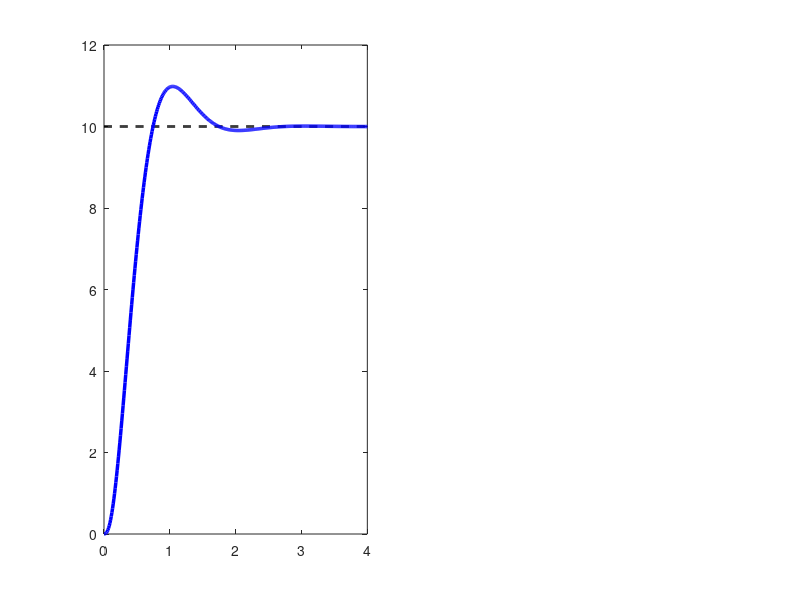

Recreate this plot in MATLAB. (Note: this script raises an error after producing the figure.)
% =========================================================================
% Cap. 07 — ASIGNACIÓN DE POLOS EN DOMINIO Z (3x3, planta real)
% -------------------------------------------------------------------------
% Propósito  : Asignar polos por realimentación de estados sobre el
%              modelo discreto 3x3 del motor real (vía c2d/ZOH), calcular
%              K_z con `place` y pre-compensar con K_dc. Listo para
%              portar a un microcontrolador.
% Aplicación : Motor BDC, salida = posición angular θ, C = [0 0 1].
% Parámetros : Planta real (Ra=11, La=0.008, Kb=0.0014, Je=7.56e-4, Be=1e-5).
% Muestreo   : Ts = 10 ms.
% Entradas   : Mp, tp, Ts, Ref_grados (referencia en grados → rad).
% Salidas    : K_z, K_dc, polos LC en z, figura con respuesta al escalón
%              + esfuerzo de control + plano z.
% Doc        : docs/07_control_estados_digital.md
% -------------------------------------------------------------------------
% LEYENDA DE IMPLEMENTACIÓN
%   [PC]  : se ejecuta off-line en MATLAB (diseño/sintonía/validación).
%   [MCU] : pertenece al algoritmo que corre en el microcontrolador a
%           cada interrupción de muestreo (cada Ts segundos).
%
% Constantes [PC] que se compilan dentro del [MCU]: Kz (1x3) y Kdc.
% En cada ISR el microcontrolador ejecuta:
%   [MCU]  x[k] = leer_estados();                 % (ia, w, theta)
%   [MCU]  u[k] = -Kz*x[k] + Kdc*r[k];            % ley de control
%   [MCU]  u[k] = saturar(u[k], Umin, Umax);
%   [MCU]  aplicar_PWM(u[k]);
% =========================================================================

clear; clc; close all;

disp('=========================================================================');
disp('   Diseño de Control Moderno Digital: Asignación de Polos en Dominio Z   ');
disp('=========================================================================');

%% 1. ESPECIFICACIONES DE DISEÑO Y MUESTREO
% Parámetros configurables por el usuario / ingeniero
Mp = 0.10;         % Sobreimpulso máximo (Ej: 0.40 = 40%)
tp = 1;           % Tiempo pico deseado (s)
Ts = 0.01;         % Tiempo de muestreo: 10 ms
Ref_grados = 10;   % Ángulo objetivo en estado estacionario (Grados)

Ref_rad = deg2rad(Ref_grados); % Conversión obligatoria al SI para la matemática

fprintf('--- 1. Especificaciones ---\n');
fprintf('Sobreimpulso (Mp) : %.0f%%\n', Mp*100);
fprintf('Tiempo pico (tp)  : %.4f s\n', tp);
fprintf('Tiempo de muestreo: %.3f s\n', Ts);
fprintf('Objetivo (Ref)    : %.2f Grados (%.4f Radianes)\n\n', Ref_grados, Ref_rad);

%% 2. MODELO DE LA PLANTA (CONTINUO -> DISCRETO)
% Parámetros físicos
Ra = 11; La = 0.008; Kb = 0.0014; Je = 0.000756; Be = 0.00001;

A = [-Ra/La, -Kb/La,  0 ; 
      Kb/Je, -Be/Je,  0 ;
          0,      1,  0 ]; 

B = [1/La ; 0 ; 0 ];
C = [0, 0, 1];   % ¡Ojo! Solo medimos la posición (Estado 3)
D = 0;

sys_c = ss(A, B, C, D);

% Discretización exacta (ZOH)
sys_d = c2d(sys_c, Ts, 'zoh');

Ad = sys_d.A;  
Bd = sys_d.B;  
Cd = sys_d.C;
Dd = sys_d.D;
n_estados = size(Ad, 1);

%% 3. ANÁLISIS DE CONTROLABILIDAD Y OBSERVABILIDAD
disp('--- 2. Análisis de Propiedades del Sistema ---');

Co = ctrb(Ad, Bd);
if rank(Co) == n_estados
    disp('[OK] El sistema es completamente CONTROLABLE.');
else
    error('[ERROR] Sistema NO controlable.');
end

Ob = obsv(Ad, Cd);
if rank(Ob) == n_estados
    disp('[OK] El sistema es completamente OBSERVABLE.');
else
    disp('[ADVERTENCIA] Sistema NO es completamente observable.');
end
disp(' ');

%% 4. CÁLCULO DE POLOS (MAPEO DE S A Z)
zeta = -log(Mp) / sqrt(pi^2 + (log(Mp))^2);
wn = pi / (tp * sqrt(1 - zeta^2));

sigma = zeta * wn;
wd = wn * sqrt(1 - zeta^2);

s1 = -sigma + 1i*wd; 
s2 = -sigma - 1i*wd;
s3 = -10 * sigma; % Polo dominante alejado 

% Mapeo de S a Z (z = exp(s*Ts))
z1 = exp(s1 * Ts);
z2 = exp(s2 * Ts);
z3 = exp(s3 * Ts);
P_z = [z1; z2; z3];

disp('--- 3. Polos Calculados ---');
fprintf('Polo Discreto z1, z2 : %.4f +/- %.4fi\n', real(z1), imag(z1));
fprintf('Polo Discreto z3     : %.4f\n\n', z3);

%% 5. DISEÑO DEL CONTROLADOR DIGITAL
K_z = place(Ad, Bd, P_z);
A_cl_z = Ad - Bd*K_z;
sys_cl_z_sin_ajuste = ss(A_cl_z, Bd, Cd, Dd, Ts);

% Pre-compensador para garantizar error cero en estado estacionario
K_dc = 1 / dcgain(sys_cl_z_sin_ajuste); 

disp('--- 4. Ganancias del Microcontrolador ---');
fprintf('Vector Kz (Realimentación) : [%.4f, %.4f, %.4f]\n', K_z(1), K_z(2), K_z(3));
fprintf('Ganancia K_dc (Pre-comp)   : %.4f\n\n', K_dc);

%% 6. SIMULACIÓN DIGITAL DINÁMICA
% TRUCO DE PROFESOR: El tiempo de simulación se ajusta al 'tp'
% Un sistema de 2do orden se asienta aprox en 4 o 5 veces el tp.
% Cada iteración modela UNA interrupción de muestreo del [MCU].
t_end = 4 * tp; 
t_sim = 0:Ts:t_end;
N = length(t_sim);

% El vector de referencia usa radianes internamente
Referencia_rad = Ref_rad * ones(1, N); 

x = zeros(3, N);
y_rad = zeros(1, N);
u = zeros(1, N);

for k = 1:N-1
    y_rad(k) = Cd * x(:, k);                                 % [MCU] lectura de sensores -> (ia, w, theta)
    u(k) = -K_z * x(:, k) + K_dc * Referencia_rad(k);        % [MCU] ley de control u = -Kz*x + Kdc*r
    x(:, k+1) = Ad * x(:, k) + Bd * u(k);                    % [PC]  modelo del motor (en HW lo hace la planta física)
end
y_rad(N) = Cd * x(:, N);
u(N) = -K_z * x(:, N) + K_dc * Referencia_rad(N);

%% 7. GRÁFICOS Y VALIDACIÓN MEJORADA
% Conversión de la salida matemática a Grados para el usuario
y_grados = rad2deg(y_rad);
Referencia_grados = rad2deg(Referencia_rad);

figure('Name', sprintf('Control Digital Z - Ref: %.1f° | tp: %.1fs', Ref_grados, tp), 'Position', [100, 100, 1000, 450], 'Color', 'w');

% --- Gráfico 1: Posición en GRADOS ---
ax1 = subplot(1,2,1);
plot(t_sim, Referencia_grados, 'k--', 'LineWidth', 2); hold on;
plot(t_sim, y_grados, 'b-', 'LineWidth', 2.5);

% Línea vertical dinámica para tp
xline(tp, 'm:', sprintf('tp = %.2fs', tp), 'LabelVerticalAlignment', 'bottom', 'LineWidth', 1.5, 'FontSize', 10);

title(sprintf('1. Posición Angular (Objetivo: %.1f°)', Ref_grados), 'FontSize', 12);
xlabel('Tiempo (s)', 'FontWeight', 'bold'); 
ylabel('Posición (Grados °)', 'FontWeight', 'bold');
legend('Referencia', 'Posición del Eje', 'Location', 'SouthEast');
grid on; ax1.GridAlpha = 0.4;
xlim([0, t_end]);
% Ajuste dinámico del eje Y para que el sobreimpulso se vea limpio
ylim([0, Ref_grados * (1 + Mp + 0.15)]); 

% --- Gráfico 2: Voltaje (Esfuerzo de Control) ---
ax2 = subplot(1,2,2);
stairs(t_sim, u, 'r', 'LineWidth', 1.5); hold on;
yline(0, 'k-', 'HandleVisibility','off');

title('2. Esfuerzo de Control (Voltaje V_a)', 'FontSize', 12);
xlabel('Tiempo (s)', 'FontWeight', 'bold'); 
ylabel('Voltaje (V)', 'FontWeight', 'bold');
legend('PWM Discreto (ZOH)', 'Location', 'NorthEast');
grid on; ax2.GridAlpha = 0.4;
xlim([0, t_end]);

% Enlace de ejes X para hacer zoom simultáneo
linkaxes([ax1, ax2], 'x');

%% 8. REPORTE NUMÉRICO FINAL
% Usamos los radianes para que la matemática de stepinfo no falle con escalas
info_real = stepinfo(y_rad, t_sim, Referencia_rad(end));
disp('--- 5. Verificación de Resultados ---');
fprintf('Sobreimpulso Obtenido: %.2f %% (Esperado: %.2f %%)\n', info_real.Overshoot, Mp*100);
fprintf('Tiempo Pico Obtenido : %.4f s (Esperado: %.4f s)\n', info_real.PeakTime, tp);
